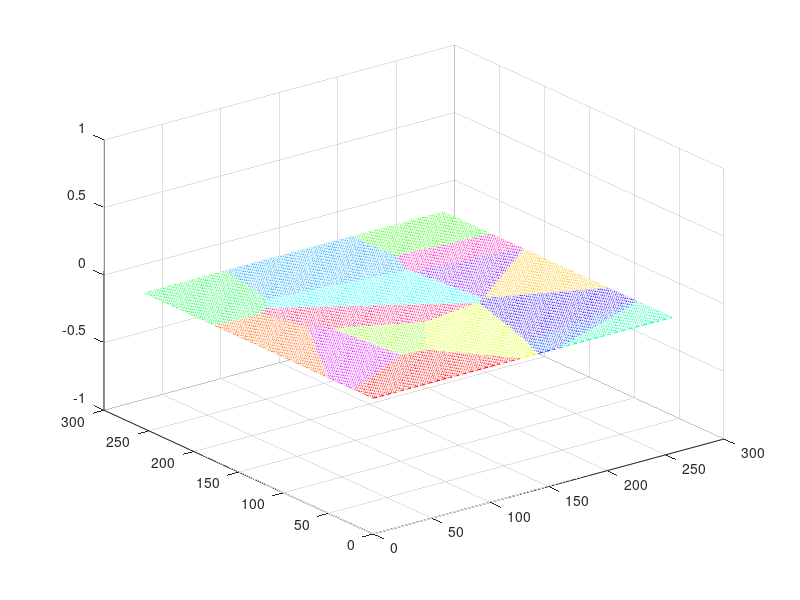

The MATLAB source for this figure:
% Generar 16 puntos aleatorios
num_points = 16;
points = randi([1 255], num_points, 2);

% Crear una matriz de 256x256 para representar el espacio de píxeles
pixels = zeros(256, 256);

% Escanear la matriz pixel a pixel y determinar cuál de los 16 puntos es el más cercano a cada píxel
for i = 1:256
for j = 1:256
distances = zeros(num_points, 1);
for k = 1:num_points
distances(k) = norm([i j] - points(k,:));
end
[~, index] = min(distances);
pixels(i, j) = index;
end
end

% Recolorear cada píxel con un color diferente indicativo de su nodo correspondiente
colors = hsv(num_points);
rgb_pixels = zeros(256, 256, 3);
for i = 1:256
for j = 1:256
index = pixels(i, j);
rgb_pixels(i, j, :) = colors(index, :);
end
end

% Visualizar el resultado usando la función mesh() de Matlab
[X, Y] = meshgrid(1:256, 1:256);
Z = zeros(256, 256);

mesh(X, Y, Z, rgb_pixels);
view(3);
